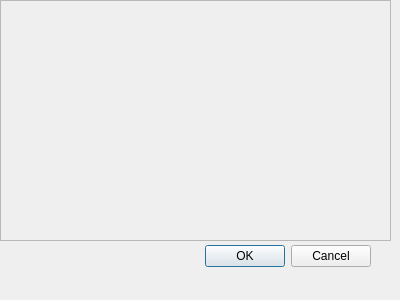
<?xml version="1.0" encoding="UTF-8"?>
<ui version="4.0">
 <class>Dialog</class>
 <widget class="QDialog" name="Dialog">
  <property name="geometry">
   <rect>
    <x>0</x>
    <y>0</y>
    <width>400</width>
    <height>300</height>
   </rect>
  </property>
  <property name="windowTitle">
   <string>Dialog</string>
  </property>
  <widget class="QDialogButtonBox" name="buttonBox">
   <property name="geometry">
    <rect>
     <x>30</x>
     <y>240</y>
     <width>341</width>
     <height>32</height>
    </rect>
   </property>
   <property name="orientation">
    <enum>Qt::Horizontal</enum>
   </property>
   <property name="standardButtons">
    <set>QDialogButtonBox::Cancel|QDialogButtonBox::Ok</set>
   </property>
  </widget>
  <widget class="QScrollArea" name="scrollArea">
   <property name="geometry">
    <rect>
     <x>0</x>
     <y>0</y>
     <width>391</width>
     <height>241</height>
    </rect>
   </property>
   <property name="widgetResizable">
    <bool>true</bool>
   </property>
   <widget class="QWidget" name="scrollAreaWidgetContents">
    <property name="geometry">
     <rect>
      <x>0</x>
      <y>0</y>
      <width>389</width>
      <height>239</height>
     </rect>
    </property>
   </widget>
  </widget>
 </widget>
 <resources/>
 <connections>
  <connection>
   <sender>buttonBox</sender>
   <signal>accepted()</signal>
   <receiver>Dialog</receiver>
   <slot>accept()</slot>
   <hints>
    <hint type="sourcelabel">
     <x>248</x>
     <y>254</y>
    </hint>
    <hint type="destinationlabel">
     <x>157</x>
     <y>274</y>
    </hint>
   </hints>
  </connection>
  <connection>
   <sender>buttonBox</sender>
   <signal>rejected()</signal>
   <receiver>Dialog</receiver>
   <slot>reject()</slot>
   <hints>
    <hint type="sourcelabel">
     <x>316</x>
     <y>260</y>
    </hint>
    <hint type="destinationlabel">
     <x>286</x>
     <y>274</y>
    </hint>
   </hints>
  </connection>
 </connections>
</ui>
